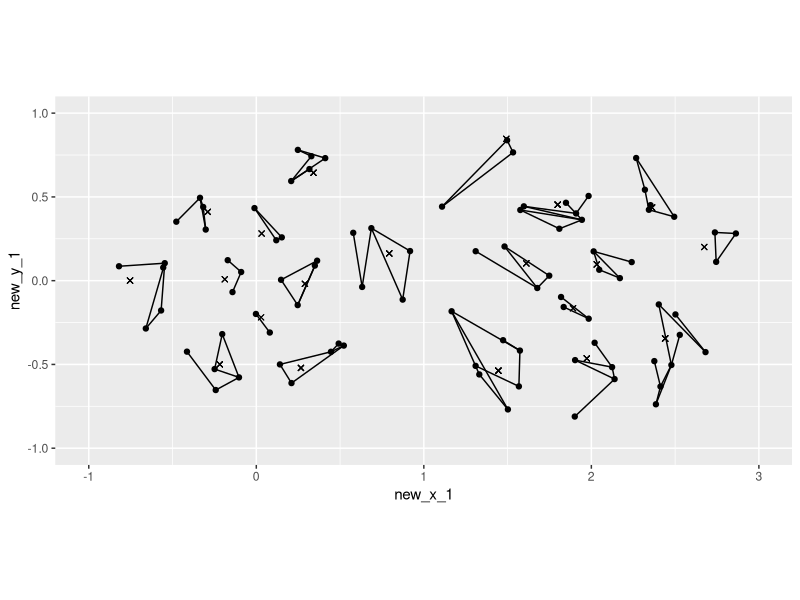
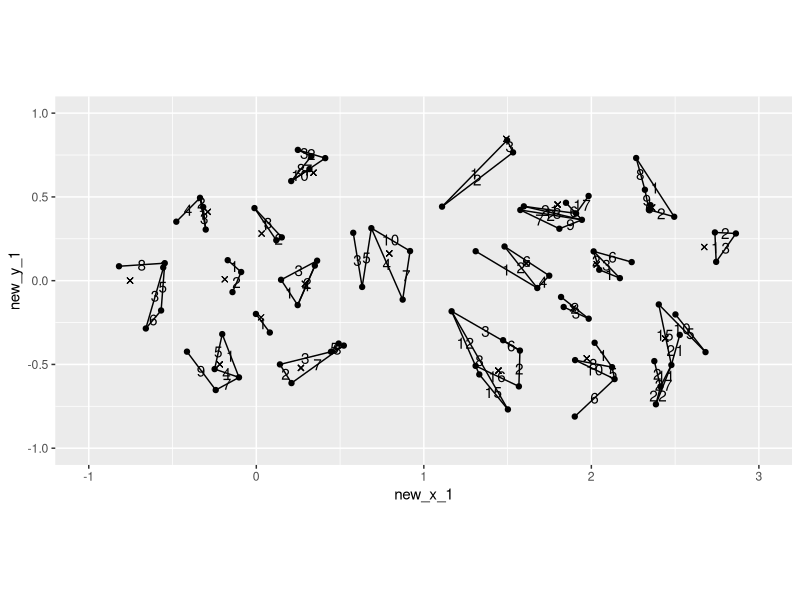
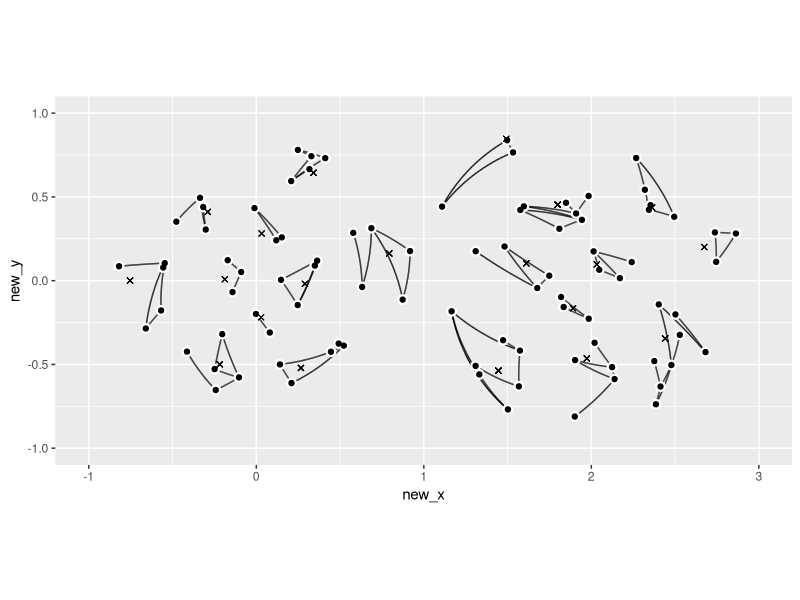

Write the R code that produced these figures, in order.
library(tidyverse)

disk_sampling <- function(points_n, candidates_n, distance_limit) {
  
  df <- tibble(
    x = c(rnorm(1), rep(0, points_n - 1)),
    y = c(rnorm(1), rep(0, points_n - 1)),
    z = c(rnorm(1), rep(0, points_n - 1))
  ) %>%
    mutate(normalize = sqrt(x^2 + y^2 + z^2)) %>%
    mutate(normalize = if_else(normalize == 0, 1, normalize)) %>%
    mutate(x = x / normalize,
           y = y / normalize,
           z = z / normalize) %>%
    select(-normalize) %>%
    rowid_to_column("id") 
  
  for(i in seq(2, points_n)) {
    
    candidates <- tibble(
      can_x = rnorm(candidates_n),
      can_y = rnorm(candidates_n),
      can_z = rnorm(candidates_n)
    ) %>%
      mutate(normalize = sqrt(can_x^2 + can_y^2 + can_z^2)) %>%
      mutate(can_x = can_x / normalize,
             can_y = can_y / normalize,
             can_z = can_z / normalize) %>%
      select(-normalize) %>%
      rowid_to_column("can_id") 
    
    best_candidate <- df %>%
      filter(x != 0 | y != 0 | z != 0) %>%
      expand_grid(candidates) %>%
      mutate(distance = acos(x * can_x + 
                               y * can_y + 
                               z * can_z)) %>%
      group_by(can_id) %>%
      summarise(distance = min(distance)) %>%
      filter(distance == max(distance)) %>%
      filter(distance > distance_limit) %>%
      slice(1) %>%
      pull(can_id)
    
    if(length(best_candidate) > 0) {
      best_candidate <- candidates %>%
        filter(can_id == best_candidate) %>%
        mutate(can_id = i) %>%
        rename_with(~ gsub("can_", "", .x))
      
      df <- df %>%
        rows_update(best_candidate, by = "id")
    }
    
  }
  
  df <- df %>%
    filter(x != 0 | y != 0 | z != 0)
  
  return(df)
}

projection <- function(df) {
  
  df <- df %>% 
    mutate(R = 1) %>%
    mutate(lat = asin(z / R),
           long = atan2(y, x)) %>%
    mutate(new_x = if_else(z < 0, x / (1 - z), x / (1 + z) + 2),
           new_y = if_else(z < 0, y / (1 - z), y / (1 + z))) %>%
    select(-R)
  
  return(df)
}

connections <- function(df) {
  
  # df <- sky %>%
  #   filter(constellation_id == 13) %>%
  #   select(constellation_id, star_id,
  #          star_x, star_y, star_z)
  
  lines <- data.frame(
    line_id_1_2 = integer(),
    id_2 = integer(),
    id_1 = integer(),
    x_2 = numeric(),
    x_1 = numeric(),
    y_2 = numeric(),
    y_1 = numeric(),
    z_2 = numeric(),
    z_1 = numeric(),
    lat_2 = numeric(),
    lat_1 = numeric(),
    long_2 = numeric(),
    long_1 = numeric(),
    new_x_2 = numeric(),
    new_x_1 = numeric(),
    new_y_2 = numeric(),
    new_y_1 = numeric()
  )
  
  if(nrow(df) <= 1) {
    return(lines)
  }
  
  connections <- df %>%
    select(starts_with("star")) %>%
    rename_with(~ paste0(gsub("star_", "", .x), "_1")) %>%
    select(id_1, x_1, y_1, z_1)
  
  connections <- connections %>%
    rename_with(~ paste0(gsub("1", "", .x), "2")) %>%
    expand_grid(connections) %>%
    filter(id_1 < id_2) %>%
    mutate(a_1_2 = y_1 * z_2 - z_1 * y_2,
           b_1_2 = z_1 * x_2 - x_1 * z_2,
           c_1_2 = x_1 * y_2 - y_1 * x_2) %>%
    rowid_to_column("line_id_1_2")
  
  intersections <- connections %>%
    rename_with(~ gsub("1", "3", .x)) %>%
    rename_with(~ gsub("2", "4", .x)) %>% 
    expand_grid(connections) %>%
    filter(line_id_1_2 < line_id_3_4) %>%
    filter((id_1 != id_3 & id_1 != id_4) &
             (id_2 != id_3 & id_2 != id_4)) %>% # remove ones that share a star
    mutate(l_1 = b_1_2 * c_3_4 - c_1_2 * b_3_4,
           m_1 = c_1_2 * a_3_4 - a_1_2 * c_3_4,
           n_1 = a_1_2 * b_3_4 - b_1_2 * a_3_4) %>%
    mutate(normal = sqrt(l_1^2 + m_1^2 + n_1^2)) %>%
    mutate(l_1 = l_1 / normal,
           m_1 = m_1 / normal,
           n_1 = n_1 / normal) %>%
    mutate(l_2 = -l_1,
           m_2 = -m_1,
           n_2 = -n_1) %>%
    mutate(normal_1 = sqrt(x_1^2 + y_1^2 + z_1^2),
           normal_2 = sqrt(x_2^2 + y_2^2 + z_2^2),
           normal_3 = sqrt(x_3^2 + y_3^2 + z_3^2),
           normal_4 = sqrt(x_4^2 + y_4^2 + z_4^2),
           normal_l_1 = sqrt(l_1^2 + m_1^2 + n_1^2),
           normal_l_2 = sqrt(l_2^2 + m_2^2 + n_2^2)) %>%  # technically, all 1's
    mutate(angle_1_l_1 = acos(round((x_1 * l_1 + y_1 * m_1 + z_1 * n_1) / 
                                      (normal_1 * normal_l_1), 7)) * 180/pi,
           angle_l_1_2 = acos(round((x_2 * l_1 + y_2 * m_1 + z_2 * n_1) / 
                                      (normal_2 * normal_l_1), 7)) * 180/pi,
           angle_1_l_2 = acos(round((x_1 * l_2 + y_1 * m_2 + z_1 * n_2) / 
                                      (normal_1 * normal_l_2), 7)) * 180/pi,
           angle_l_2_2 = acos(round((x_2 * l_2 + y_2 * m_2 + z_2 * n_2) / 
                                      (normal_2 * normal_l_2), 7)) * 180/pi,
           angle_1_2 = acos(round((x_1 * x_2 + y_1 * y_2 + z_1 * z_2) / 
                                    (normal_1 * normal_2), 7)) * 180/pi,
           angle_3_l_1 = acos(round((x_3 * l_1 + y_3 * m_1 + z_3 * n_1) / 
                                      (normal_3 * normal_l_1), 7)) * 180/pi,
           angle_l_1_4 = acos(round((x_4 * l_1 + y_4 * m_1 + z_4 * n_1) / 
                                      (normal_4 * normal_l_1), 7)) * 180/pi,
           angle_3_l_2 = acos(round((x_3 * l_2 + y_3 * m_2 + z_3 * n_2) / 
                                      (normal_3 * normal_l_2), 7)) * 180/pi,
           angle_l_2_4 = acos(round((x_4 * l_2 + y_4 * m_2 + z_4 * n_2) / 
                                      (normal_4 * normal_l_2), 7)) * 180/pi,
           angle_3_4 = acos(round((x_3 * x_4 + y_3 * y_4 + z_3 * z_4) / 
                                    (normal_3 * normal_4), 7)) * 180/pi) %>%
    mutate(sum_angle_1_l_1_2 = angle_1_l_1 + angle_l_1_2,
           sum_angle_1_l_2_2 = angle_1_l_2 + angle_l_2_2,
           sum_angle_3_l_1_4 = angle_3_l_1 + angle_l_1_4,
           sum_angle_3_l_2_4 = angle_3_l_2 + angle_l_2_4) %>%
    mutate(on_segment_1_l_1_2 = 
             if_else(abs(sum_angle_1_l_1_2 - angle_1_2) < .001, 1, 0),
           on_segment_1_l_2_2 = 
             if_else(abs(sum_angle_1_l_2_2 - angle_1_2) < .001, 1, 0),
           on_segment_3_l_1_4 = 
             if_else(abs(sum_angle_3_l_1_4 - angle_3_4) < .001, 1, 0),
           on_segment_3_l_2_4 = 
             if_else(abs(sum_angle_3_l_2_4 - angle_3_4) < .001, 1, 0)) %>%
    mutate(intersects = if_else((on_segment_1_l_1_2 == 1 & on_segment_3_l_1_4) |
                                  (on_segment_1_l_2_2 == 1 & on_segment_3_l_2_4),
                                1, 0)) %>%
    filter(intersects == 1)
  
  ## Loop through adding one at a time
  star_list <- df %>%
    arrange(sample(1:n(), n())) %>%
    pull(star_id)
  
  # while loop / for loop
  for(i in seq(1, length(star_list))) {
    current_star <- star_list[i]
    potential_lines <- connections %>%
      filter(id_1 == current_star | id_2 == current_star) %>%
      anti_join(lines, by = "line_id_1_2")
    
    # remove intersections
    limit_lines <- intersections %>%
      select(line_id_1_2, line_id_3_4)
    limit_lines <- intersections %>%
      select(line_id_1_2, line_id_3_4) %>%
      rename(line_id_1_2 = line_id_3_4,
             line_id_3_4 = line_id_1_2) %>%
      rbind(limit_lines) %>%
      inner_join(lines, by = "line_id_1_2")
    limit_lines <- limit_lines %>%
      select(line_id_1_2, line_id_3_4)
    limit_lines <- limit_lines %>%
      select(line_id_1_2, line_id_3_4) %>%
      rename(line_id_1_2 = line_id_3_4,
             line_id_3_4 = line_id_1_2) %>%
      rbind(limit_lines)
    
    potential_lines <- potential_lines %>%
      anti_join(limit_lines, by = c("line_id_1_2"))
    
    if(nrow(potential_lines) > 0) {
      lines <- potential_lines %>%
        sample_n(1) %>% # add weights here
        rbind(lines)
    }
  }
 
  # remove from star list  
  
    lines <- lines %>%
    select(-a_1_2, -b_1_2, -c_1_2) %>%
    pivot_longer(-line_id_1_2,
                 names_to = c(".value", "star"),
                 names_sep =  "_") %>%
    projection() %>%
    pivot_wider(id_cols = line_id_1_2,
                names_from = star,
                values_from = c(id, x, y, z, lat, long,
                                new_x, new_y))
    
}


set.seed(11)
constellations <- disk_sampling(20, 25, .01) %>%
  select(-id) %>%
  rowid_to_column("id") %>%
  projection() %>%
  rename_with(~ paste0("constellation_", .x))

stars <- rbind(disk_sampling(15, 25, .01),
               disk_sampling(15, 25, .01),
               disk_sampling(15, 25, .01),
               disk_sampling(15, 25, .01),
               disk_sampling(15, 25, .01),
               disk_sampling(15, 25, .01)) %>%
  select(-id) %>%
  rowid_to_column("id") %>%
  projection() %>%
  rename_with(~ paste0("star_", .x))

sky <- constellations %>%
  expand_grid(stars) %>%
  mutate(distance = acos(constellation_x * star_x + 
                           constellation_y * star_y + 
                           constellation_z * star_z)) %>%
  filter(sign(star_z) == sign(constellation_z)) %>% # make sure they cross over line
  group_by(star_id) %>%
  filter(distance == min(distance))

# https://math.stackexchange.com/questions/2375102/parametric-equation-of-a-circle-in-3d-given-center-and-two-points-on-the-circle
move_percentage <- .25
star_movement <- sky %>%
  mutate(normal_x = star_y * constellation_z - star_z * constellation_y,
         normal_y = star_z * constellation_x - star_x * constellation_z,
         normal_z = star_x * constellation_y - star_y * constellation_x,
         interior = star_x * constellation_x + 
           star_y * constellation_y + 
           star_z * constellation_z) %>%
  mutate(normal_norm = sqrt(normal_x^2 + normal_y^2 + normal_z^2)) %>%
  mutate(normal_x = normal_x / normal_norm,
         normal_y = normal_y / normal_norm,
         normal_z = normal_z / normal_norm) %>%
  mutate(angle = acos(interior) * move_percentage,
         perp_x = normal_y * star_z - normal_z * star_y,
         perp_y = normal_z * star_x - normal_x * star_z,
         perp_z = normal_x * star_y - normal_y * star_x) %>%
  mutate(perp_norm = sqrt(perp_x^2 + perp_y^2 + perp_z^2)) %>%
  mutate(perp_x = perp_x / perp_norm,
         perp_y = perp_y / perp_norm,
         perp_z = perp_z / perp_norm) %>%
  mutate(star_x = cos(angle) * star_x + sin(angle) * perp_x,
         star_y = cos(angle) * star_y + sin(angle) * perp_y,
         star_z = cos(angle) * star_z + sin(angle) * perp_z)
         
star_movement <- star_movement %>%
  select(star_id, star_x, star_y, star_z) %>%
  rename_with(~ gsub("star_", "", .x)) %>%
  projection() %>%
  rename_with(~ paste0("star_", .x))

sky <- sky %>%
  rows_update(star_movement, by = "star_id")

lines <- sky %>%
  select(constellation_id, star_id,
         star_x, star_y, star_z) %>%
  nest(data = c(star_id, star_x, star_y, star_z)) %>%
  mutate(data = map(data, connections)) %>%
  unnest(data)

ggplot(data = sky) +
  geom_segment(data = lines, aes(x =  new_x_1, y = new_y_1, 
                                 xend = new_x_2, yend = new_y_2)) +
  geom_point(aes(x = star_new_x, y = star_new_y)) +
  geom_point(aes(x = constellation_new_x, y = constellation_new_y),
             shape = 4) +
  scale_x_continuous(limits = c(-1, 3)) +
  scale_y_continuous(limits = c(-1, 1)) +
  coord_equal()

ggplot(data = sky) +
  geom_segment(data = lines, aes(x =  new_x_1, y = new_y_1, 
                                 xend = new_x_2, yend = new_y_2)) +
  geom_text(data = lines, aes(x = (new_x_1 + new_x_2) / 2,
                              y = (new_y_1 + new_y_2) / 2, 
                              label = line_id_1_2)) +
  geom_point(aes(x = star_new_x, y = star_new_y)) +
  geom_point(aes(x = constellation_new_x, y = constellation_new_y),
             shape = 4) +
  scale_x_continuous(limits = c(-1, 3)) +
  scale_y_continuous(limits = c(-1, 1)) +
  coord_equal()

# https://math.stackexchange.com/questions/383711/parametric-equation-for-great-circle
curves <- lines %>%
  expand_grid(f = seq(0, 1, length.out = 100)) %>%
  mutate(d = acos(sin(lat_1) * sin(lat_2) + cos(lat_1) * cos(lat_2) * cos(long_1 - long_2))) %>%
  mutate(A = sin((1 - f) * d) / sin(d),
         B = sin(f * d) / sin(d)) %>%
  mutate(x = A * cos(lat_1) * cos(long_1) + B * cos(lat_2) * cos(long_2),
         y = A * cos(lat_1) * sin(long_1) + B * cos(lat_2) * sin(long_2),
         z = A * sin(lat_1)               + B * sin(lat_2)) %>%
  select(constellation_id, line_id_1_2, x, y, z) %>%
  projection() %>%
  group_by(constellation_id, line_id_1_2) %>%
  mutate(next_new_x = lead(new_x),
         next_new_y = lead(new_y)) %>%
  filter(!is.na(next_new_x))

ggplot(data = sky) +
  geom_segment(data = curves, aes(x = new_x, y = new_y, 
                               xend = next_new_x, yend = next_new_y)) +
  geom_point(aes(x = star_new_x, y = star_new_y), color = "white", size = 3) +
  geom_point(aes(x = star_new_x, y = star_new_y)) +
  geom_point(aes(x = constellation_new_x, y = constellation_new_y),
             shape = 4) +
  scale_x_continuous(limits = c(-1, 3)) +
  scale_y_continuous(limits = c(-1, 1)) +
  coord_equal()
# Looks cool
# now needs to weight connections
# maybe add a couple more (probabilitic function of number of stars?)